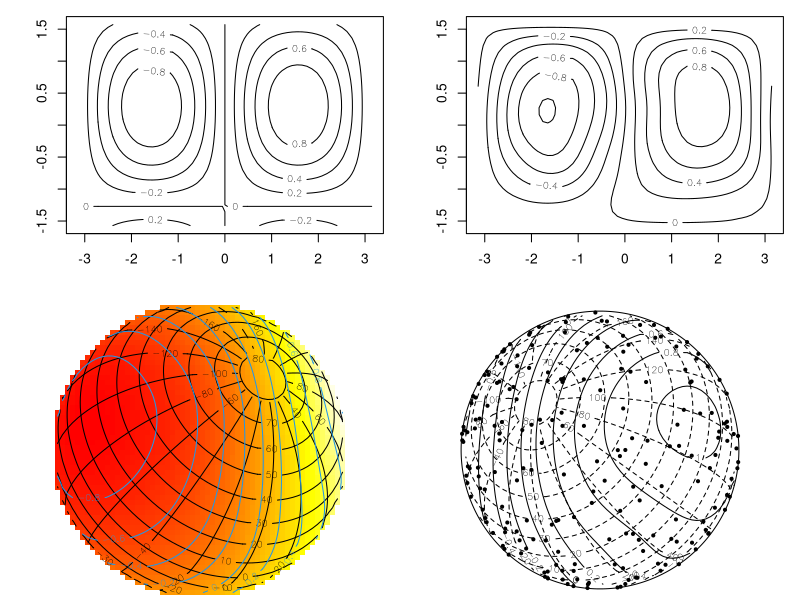

Generate this figure with R:
library(mgcv)


### Name: smooth.construct.sos.smooth.spec
### Title: Splines on the sphere
### Aliases: smooth.construct.sos.smooth.spec Predict.matrix.sos.smooth
###   Spherical.Spline
### Keywords: models regression

### ** Examples

require(mgcv)
set.seed(0)
n <- 400

f <- function(la,lo) { ## a test function...
  sin(lo)*cos(la-.3)
}

## generate with uniform density on sphere...  
lo <- runif(n)*2*pi-pi ## longitude
la <- runif(3*n)*pi-pi/2
ind <- runif(3*n)<=cos(la)
la <- la[ind];
la <- la[1:n]

ff <- f(la,lo)
y <- ff + rnorm(n)*.2 ## test data

## generate data for plotting truth...
lam <- seq(-pi/2,pi/2,length=30)
lom <- seq(-pi,pi,length=60)
gr <- expand.grid(la=lam,lo=lom)
fz <- f(gr$la,gr$lo)
zm <- matrix(fz,30,60)

require(mgcv)
dat <- data.frame(la = la *180/pi,lo = lo *180/pi,y=y)

## fit spline on sphere model...
bp <- gam(y~s(la,lo,bs="sos",k=60),data=dat)

## pure knot based alternative...
ind <- sample(1:n,100)
bk <- gam(y~s(la,lo,bs="sos",k=60),
      knots=list(la=dat$la[ind],lo=dat$lo[ind]),data=dat)

b <- bp

cor(fitted(b),ff)

## plot results and truth...

pd <- data.frame(la=gr$la*180/pi,lo=gr$lo*180/pi)
fv <- matrix(predict(b,pd),30,60)

par(mfrow=c(2,2),mar=c(4,4,1,1))
contour(lom,lam,t(zm))
contour(lom,lam,t(fv))
plot(bp,rug=FALSE)
plot(bp,scheme=1,theta=-30,phi=20,pch=19,cex=.5)
